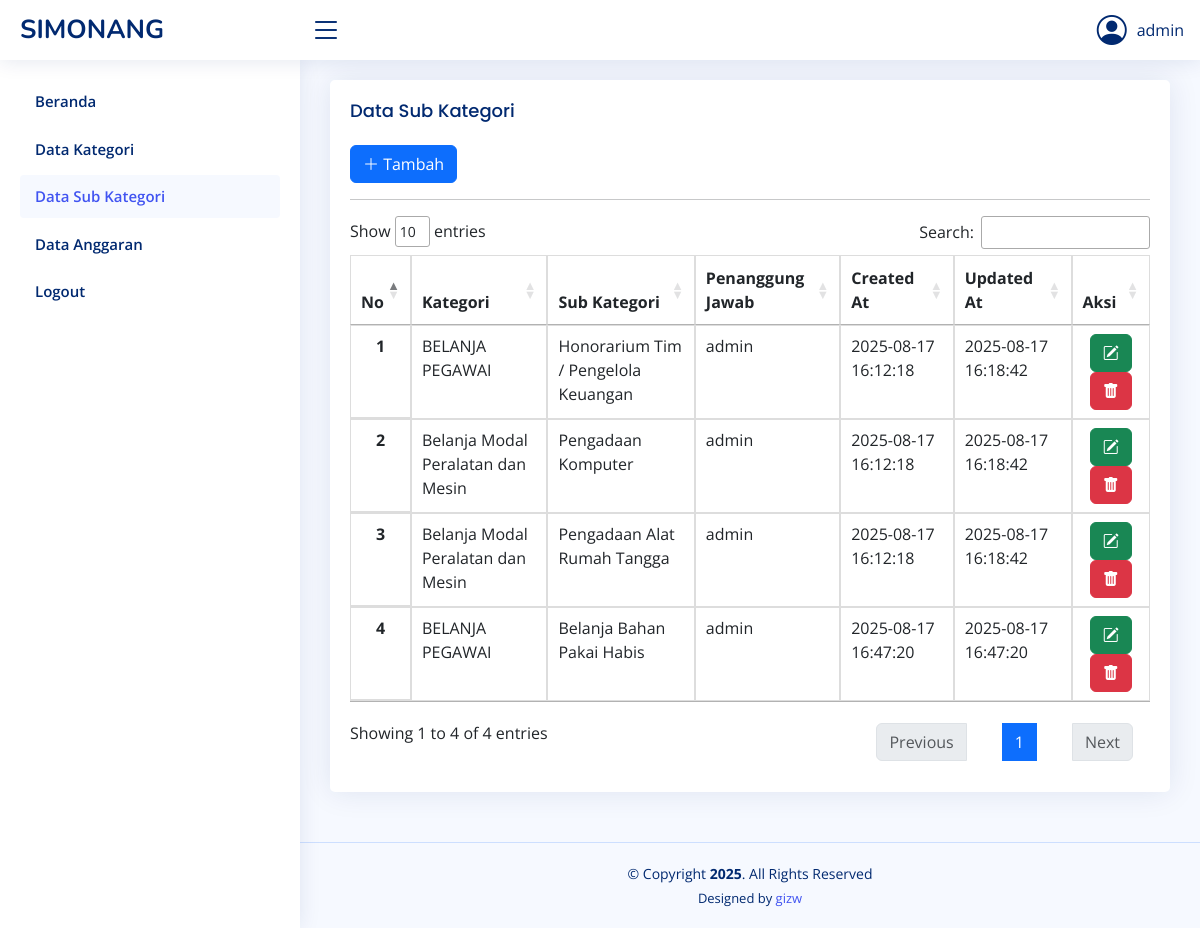
Screenshot of /sub_kategori.php (signed in) with the database file from the repository.
### tables this page shows
CREATE TABLE `sub_kategori` (
  `id_sub_kategori` int(11) NOT NULL,
  `id_user` int(11) NOT NULL,
  `id_kategori` int(11) NOT NULL,
  `nm_sub_kategori` varchar(100) NOT NULL,
  `created_at` timestamp NOT NULL DEFAULT current_timestamp(),
  `updated_at` timestamp NOT NULL DEFAULT current_timestamp() ON UPDATE current_timestamp()
);

CREATE TABLE `kategori` (
  `id_kategori` int(11) NOT NULL,
  `id_user` int(11) NOT NULL,
  `jns_kategori` varchar(50) NOT NULL,
  `nm_kategori` varchar(60) NOT NULL,
  `target` bigint(20) NOT NULL,
  `created_at` timestamp NOT NULL DEFAULT current_timestamp(),
  `updated_at` timestamp NOT NULL DEFAULT current_timestamp() ON UPDATE current_timestamp()
);

CREATE TABLE `pengguna` (
  `id_pengguna` int(11) NOT NULL,
  `nama` varchar(100) NOT NULL,
  `username` varchar(100) NOT NULL,
  `password` varchar(100) NOT NULL,
  `role` varchar(100) NOT NULL,
  `foto` text NOT NULL
);

### sub_kategori.php (the view, shortened to what this page needs)
<?php include('head.php'); ?>
<body>
    <?php include('side_bar.php'); ?>
    <main id="main" class="main">
        <section class="section">
            <div class="row">
                <div class="col-lg-12">
                    <div class="card">
                        <div class="card-body">
                            <h5 class="card-title">Data Sub Kategori</h5>
                            <?php if ($_SESSION['ROLE'] == 'Admin'): ?>
                            <button class="btn btn-primary" data-toggle="modal" data-target="#myModal"><i class="bi bi-plus-lg"></i> Tambah</button>
                            <?php include('add_sub_kategori_modal.php'); endif; ?>
                            <hr>
                            <div class="table-responsive">
                            <table class="table datatable">
                                <thead>
                                    <tr>
                                        <th scope="col">No</th>
                                        <th scope="col">Kategori</th>
                                        <th scope="col">Sub Kategori</th>
                                        <th scope="col">Penanggung Jawab</th>
                                        <th scope="col">Created At</th>
                                        <th scope="col">Updated At</th>
                                        <?php if ($_SESSION['ROLE'] == 'Admin'): ?>
                                        <th scope="col">Aksi</th>
                                        <?php endif; ?>
                                    </tr>
                                </thead>
                                <tbody>
                                    <?php
                                        require 'dbcon.php';
                                        $no = 1;
                                        $query = $conn->query("SELECT sub_kategori.*, kategori.nm_kategori, pengguna.nama
                                                               FROM sub_kategori
                                                               JOIN kategori ON sub_kategori.id_kategori = kategori.id_kategori
                                                               LEFT JOIN pengguna ON kategori.id_user = pengguna.id_pengguna");
                                        while ($row = $query->fetch_array()) {
                                    ?>
                                    <tr>
                                        <th scope="row"><?php echo $no++; ?></th>
                                        <td><?php echo $row['nm_kategori']; ?></td>
                                        <td><?php echo $row['nm_sub_kategori']; ?></td>
                                        <td><?php echo $row['nama']; ?></td>
                                        <td><?php echo $row['created_at']; ?></td>
                                        <td><?php echo $row['updated_at']; ?></td>
                                        <?php if ($_SESSION['ROLE'] == 'Admin'): ?>
                                        <td style="text-align:center">
                                            <a rel="tooltip" title="Edit" id="<?php echo $row['id_sub_kategori'] ?>" href="#edit_sub_kategori<?php echo $row['id_sub_kategori'];?>" data-toggle="modal" class="btn btn-success btn-outline"><i class="bi bi-pencil-square"></i> </a>
                                            <a rel="tooltip" title="Delete" id="<?php echo $row['id_sub_kategori'] ?>" href="#delete_sub_kategori<?php echo $row['id_sub_kategori'];?>" data-toggle="modal" class="btn btn-danger btn-outline"><i class="bi bi-trash-fill"></i> </a>
                                        </td>
                                        <?php endif; ?>
                                    </tr>
                                    <?php
                                        }
                                    ?>
                                </tbody>
                            </table>
                        </div>
                        </div>
                    </div>
                </div>
            </div>
        </section>
    </main>
    <?php include('footer.php'); ?>
</body>
</html>

### assets/css/style.css (style rules this page uses)
:root { scroll-behavior: smooth; }
body { font-family: "Open Sans", sans-serif; background: #f6f9ff; color: #444444; }
a { color: #4154f1; text-decoration: none; }
h1, h2, h3, h4, h5, h6 { font-family: "Nunito", sans-serif; }
#main { margin-top: 60px; padding: 20px 30px; transition: all 0.3s; }
.card { margin-bottom: 30px; border: none; border-radius: 5px; box-shadow: 0px 0 30px rgba(1, 41, 112, 0.1); }
.card-title { padding: 20px 0 15px 0; font-size: 18px; font-weight: 500; color: #012970; font-family: "Poppins", sans-serif; }
.card-body { padding: 0 20px 20px 20px; }
@media (min-width: 1200px) { #main, #footer { margin-left: 300px; } }

### head.php (style rules this page uses)
table.datatable { border-collapse: collapse; }
table.datatable th, table.datatable td { border: 1px solid #ddd; padding: 8px; }
table.datatable th { font-weight: bold; border-bottom: 2px solid #ddd; text-align:center; }
table.datatable tr:nth-child(even) { background-color: #f9f9f9; }

### rows the page displays
sub_kategori: id_kategori.nm_kategori "BELANJA PEGAWAI", nm_sub_kategori "Honorarium Tim / Pengelola Keuangan", id_user.nama "admin", created_at "2025-08-17 16:12:18", updated_at "2025-08-17 16:18:42"
sub_kategori: id_kategori.nm_kategori "Belanja Modal Peralatan dan Mesin", nm_sub_kategori "Pengadaan Komputer", id_user.nama "admin", created_at "2025-08-17 16:12:18", updated_at "2025-08-17 16:18:42"
sub_kategori: id_kategori.nm_kategori "Belanja Modal Peralatan dan Mesin", nm_sub_kategori "Pengadaan Alat Rumah Tangga", id_user.nama "admin", created_at "2025-08-17 16:12:18", updated_at "2025-08-17 16:18:42"
sub_kategori: id_kategori.nm_kategori "BELANJA PEGAWAI", nm_sub_kategori "Belanja Bahan Pakai Habis", id_user.nama "admin", created_at "2025-08-17 16:47:20", updated_at "2025-08-17 16:47:20"

### other values shown
$_SESSION['NAMA'] "admin"
